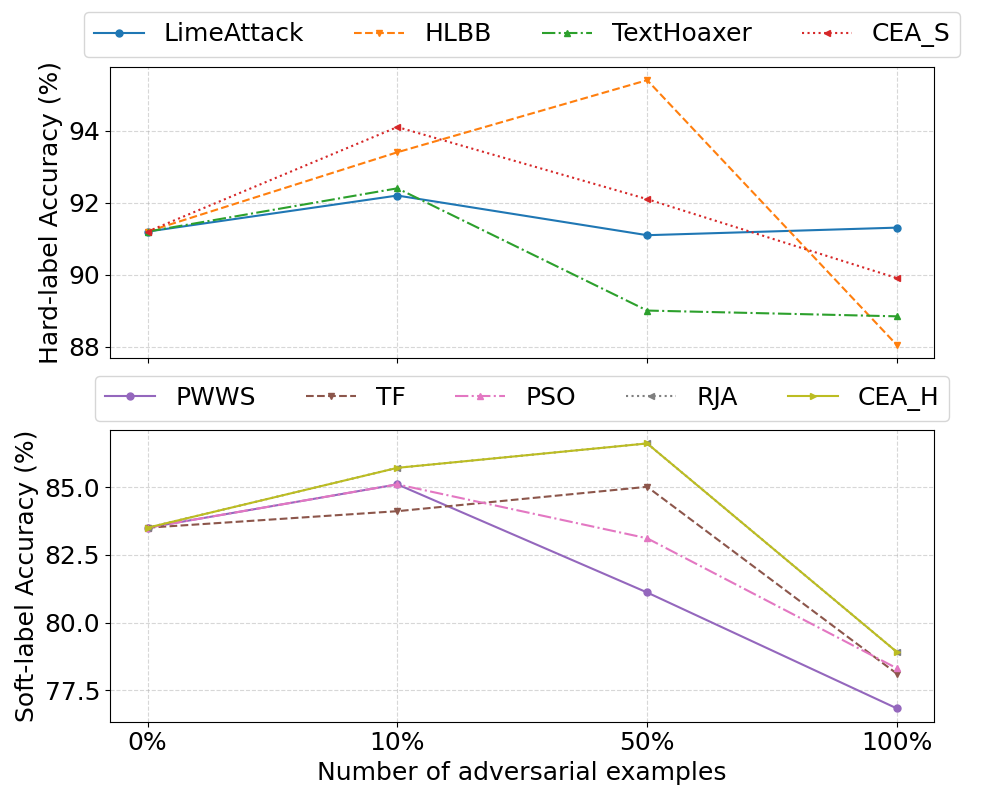

Here is the Python script that generated this plot:
import matplotlib.pyplot as plt
import numpy as np

plt.rcParams.update({'font.family':'sans-serif'})

# Data
LimeAttack = [91.2, 92.2, 91.1, 91.31]
HLBB = [91.2, 93.4, 95.4, 88.05]
TextHoaxer = [91.2, 92.4, 89.01, 88.85]
CEA_S = [91.2, 94.1, 92.1, 89.91]
hard_label = [LimeAttack, HLBB, TextHoaxer, CEA_S]

PWWS = [83.5, 85.1,81.11,76.83]
TF = [83.5, 84.11, 85.01, 78.11]
PSO = [83.5, 85.1,  83.11, 78.31]
RJA = [83.5, 85.71, 86.61,78.91]
CEA_H = [83.5, 85.71, 86.61, 78.91]
soft_label = [PWWS, TF, PSO, RJA, CEA_H]
data = [hard_label, soft_label]

# Plot parameters
width = 0.08 
font_size = 18
labels = ['Hard-label', 'Soft-label']

# Corrected legend names
names_hard = ['LimeAttack', 'HLBB', 'TextHoaxer', 'CEA_S']
names_soft = ['PWWS', 'TF', 'PSO', 'RJA', 'CEA_H']

markers = ['o', 'v', '^', '<', '>']
colors_hard = ['#1f77b4', '#ff7f0e', '#2ca02c', '#d62728']
colors_soft = ['#9467bd', '#8c564b', '#e377c2', '#7f7f7f', '#bcbd22']
lines = ['-', '--', '-.', ':', '-']
linewidth = 1.5
markersize = 5
x = ["0%", "10%", "50%", "100%"]

# Plotting
fig, axs = plt.subplots(2, sharex=True, figsize=(10, 8))

# Plot each subplot with its own legend
for i, (label, names) in enumerate(zip(labels, [names_hard, names_soft])):
    colors = colors_hard if i == 0 else colors_soft  # Different colors for each subplot
    for j in range(len(data[i])):
        axs[i].plot(x, data[i][j], label=names[j], color=colors[j], marker=markers[j], linestyle=lines[j], linewidth=linewidth, markersize=markersize)

    axs[i].set_ylabel(label + ' Accuracy (%)', fontsize=font_size)
    axs[i].grid(True, linestyle="--", alpha=0.5)
    axs[i].tick_params(axis='both', which='major', labelsize=font_size)

    # Move legend to the top of each subplot and align horizontally
    axs[i].legend(fontsize=font_size, loc='upper center', bbox_to_anchor=(0.5, 1.23), ncol=len(names))

# Common x-label
axs[1].set_xlabel('Number of adversarial examples', fontsize=font_size)

fig.tight_layout()
plt.savefig('adv_accu_fixed.png', dpi=300)
plt.show()
